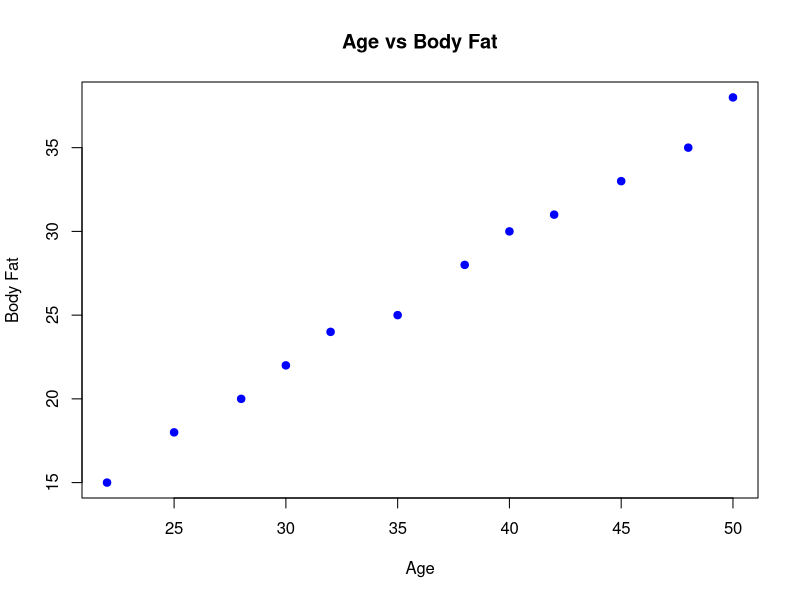
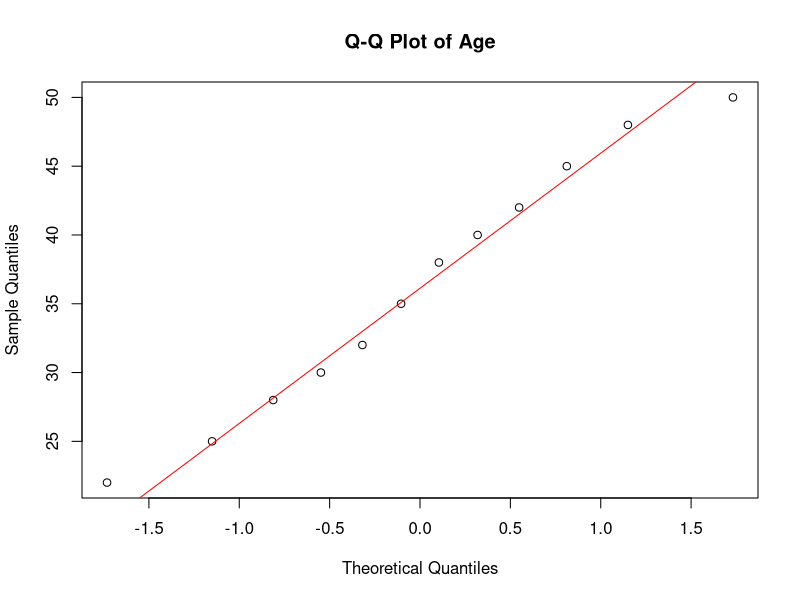

Source code (R) for these figures, in order:
Age <- c(22, 25, 28, 30, 32, 35, 38, 40, 42, 45, 48, 50)
BodyFat <- c(15, 18, 20, 22, 24, 25, 28, 30, 31, 33, 35, 38)
plot(Age, BodyFat,
     main = "Age vs Body Fat",
     xlab = "Age",
     ylab = "Body Fat",
     col = "blue",
     pch = 19)
cor(Age, BodyFat, method = "pearson")
qqnorm(Age, main = "Q-Q Plot of Age")
qqline(Age, col = "red")
